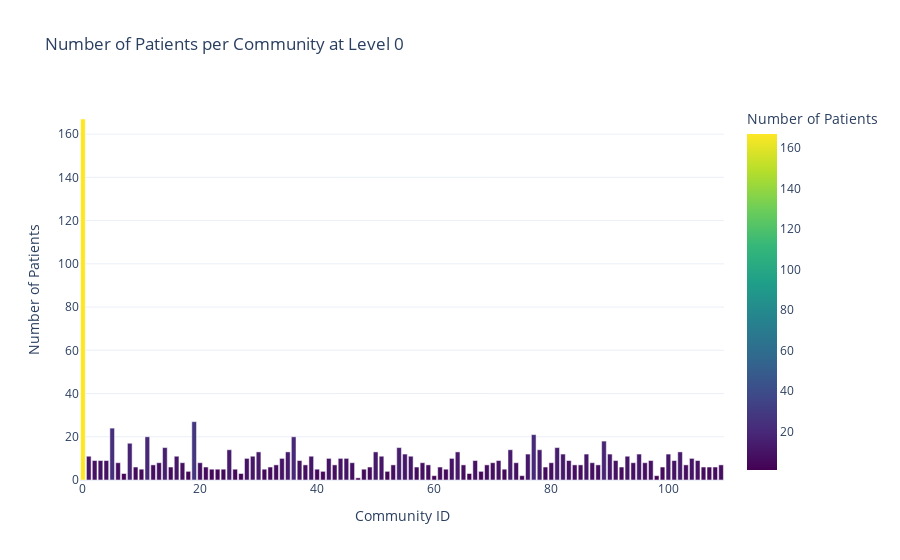

Notebook cell for this chart:
### Code cell
# make graph of  number of patients per community
def plot_patients_per_community(df_with_community, level=0):
    # Count number of patients in each community at the specified level
    patient_counts = df_with_community[df_with_community['level'] == level].groupby('community_id')['patientId'].nunique().reset_index()
    patient_counts = patient_counts.rename(columns={'patientId': 'num_patients'})

    # Create a bar plot using Plotly
    fig = px.bar(patient_counts, x='community_id', y='num_patients',
                 title=f'Number of Patients per Community at Level {level}',
                 labels={'community_id': 'Community ID', 'num_patients': 'Number of Patients'},
                 color='num_patients', color_continuous_scale='Viridis')

    fig.update_layout(xaxis_title='Community ID', yaxis_title='Number of Patients')
    fig.show()


# Usage:
plot_patients_per_community(df_with_community, level=0)

### Figure 1 — Plotly figure (JSON) as saved in the notebook; plotly's stock layout.template omitted (floating-point values rounded to 4 significant figures)
{"data": [{"hovertemplate": "Community ID=%{x}<br>Number of Patients=%{marker.color}<extra></extra>", "legendgroup": "", "marker": {"color": [167, 11, 9, 9, 9, 24, 8, 3, 17, 6, 5, 20, 7, 8, 15, 6, 11, 8, 4, 27, 8, 6, 5, 5, 5, 14, 5, 3, 10, 11, 13, 5, 6, 7, 10, 13, 20, 9, 7, 11, 5, 4, 10, 7, 10, 10, 8, 1, 5, 6, 13, 11, 4, 7, 15, 12, 11, 6, 8, 7, 2, 6, 5, 10, 13, 7, 3, 9, 4, 7, 8, 9, 5, 14, 8, 2, 12, 21, 14, 6, 8, 15, 12, 9, 7, 7, 12, 8, 7, 18, 12, 9, 6, 11, 8, 12, 8, 9, 2, 6, 12, 9, 13, 7, 10, 9, 6, 6, 6, 7], "coloraxis": "coloraxis", "pattern": {"shape": ""}}, "name": "", "orientation": "v", "showlegend": false, "textposition": "auto", "type": "bar", "x": [0, 1, 2, 3, 4, 5, 6, 7, 8, 9, 10, 11, 12, 13, 14, 15, 16, 17, 18, 19, 20, 21, 22, 23, 24, 25, 26, 27, 28, 29, 30, 31, 32, 33, 34, 35, 36, 37, 38, 39, 40, 41, 42, 43, 44, 45, 46, 47, 48, 49, 50, 51, 52, 53, 54, 55, 56, 57, 58, 59, 60, 61, 62, 63, 64, 65, 66, 67, 68, 69, 70, 71, 72, 73, 74, 75, 76, 77, 78, 79, 80, 81, 82, 83, 84, 85, 86, 87, 88, 89, 90, 91, 92, 93, 94, 95, 96, 97, 98, 99, 100, 101, 102, 103, 104, 105, 106, 107, 108, 109], "xaxis": "x", "y": [167, 11, 9, 9, 9, 24, 8, 3, 17, 6, 5, 20, 7, 8, 15, 6, 11, 8, 4, 27, 8, 6, 5, 5, 5, 14, 5, 3, 10, 11, 13, 5, 6, 7, 10, 13, 20, 9, 7, 11, 5, 4, 10, 7, 10, 10, 8, 1, 5, 6, 13, 11, 4, 7, 15, 12, 11, 6, 8, 7, 2, 6, 5, 10, 13, 7, 3, 9, 4, 7, 8, 9, 5, 14, 8, 2, 12, 21, 14, 6, 8, 15, 12, 9, 7, 7, 12, 8, 7, 18, 12, 9, 6, 11, 8, 12, 8, 9, 2, 6, 12, 9, 13, 7, 10, 9, 6, 6, 6, 7], "yaxis": "y"}], "layout": {"barmode": "relative", "coloraxis": {"colorbar": {"title": {"text": "Number of Patients"}}, "colorscale": [[0, "#440154"], [0.1111, "#482878"], [0.2222, "#3e4989"], [0.3333, "#31688e"], [0.4444, "#26828e"], [0.5556, "#1f9e89"], [0.6667, "#35b779"], [0.7778, "#6ece58"], [0.8889, "#b5de2b"], [1, "#fde725"]]}, "legend": {"tracegroupgap": 0}, "title": {"text": "Number of Patients per Community at Level 0"}, "xaxis": {"anchor": "y", "domain": [0, 1], "title": {"text": "Community ID"}}, "yaxis": {"anchor": "x", "domain": [0, 1], "title": {"text": "Number of Patients"}}}}
